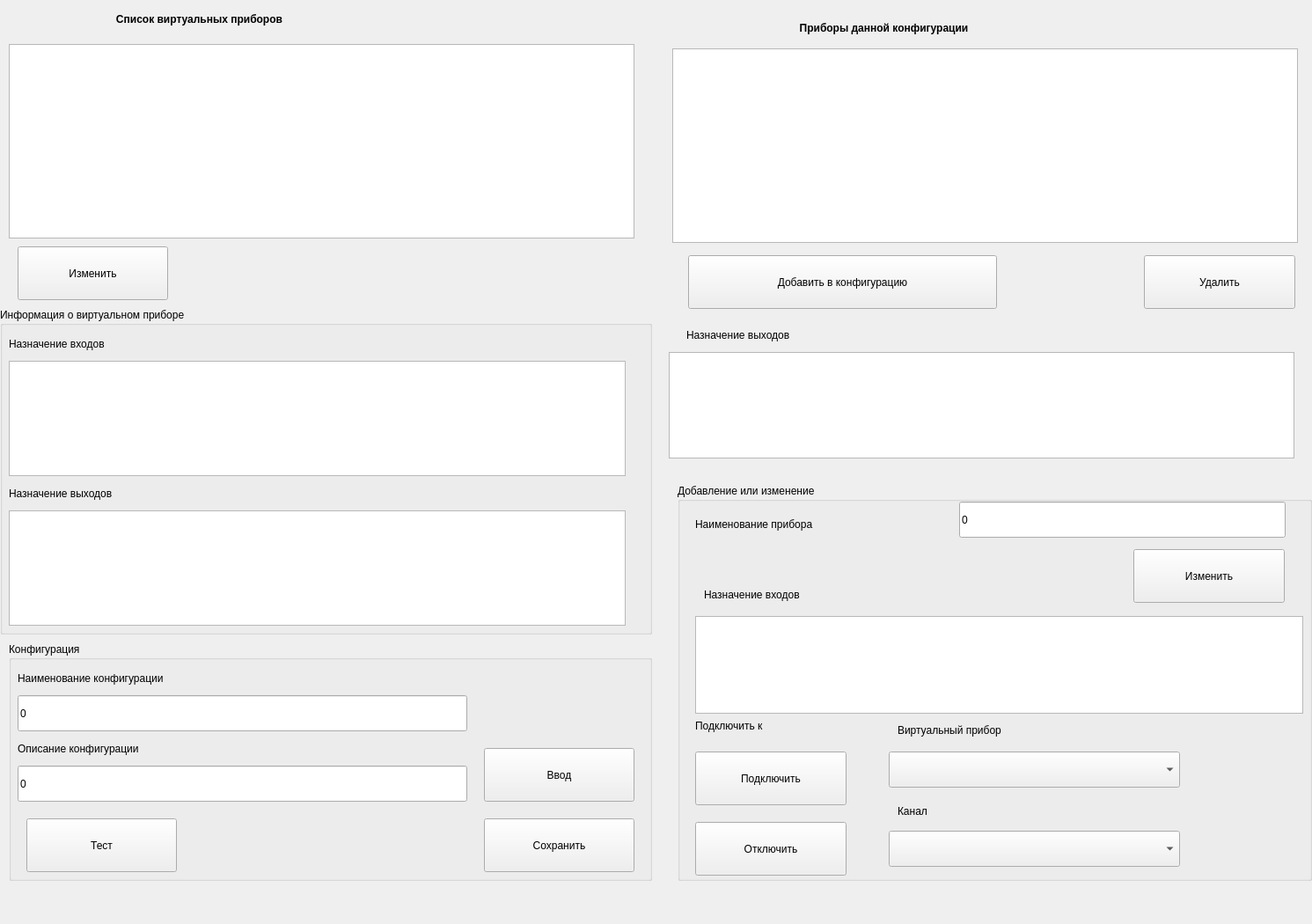
<?xml version="1.0" encoding="UTF-8"?>
<ui version="4.0">
 <class>fmCreateConfig</class>
 <widget class="QMainWindow" name="fmCreateConfig">
  <property name="geometry">
   <rect>
    <x>0</x>
    <y>0</y>
    <width>1491</width>
    <height>1050</height>
   </rect>
  </property>
  <property name="sizePolicy">
   <sizepolicy hsizetype="Expanding" vsizetype="Expanding">
    <horstretch>0</horstretch>
    <verstretch>0</verstretch>
   </sizepolicy>
  </property>
  <property name="minimumSize">
   <size>
    <width>750</width>
    <height>680</height>
   </size>
  </property>
  <property name="sizeIncrement">
   <size>
    <width>1</width>
    <height>1</height>
   </size>
  </property>
  <property name="windowTitle">
   <string>Изменение конфигурации</string>
  </property>
  <property name="documentMode">
   <bool>true</bool>
  </property>
  <widget class="QWidget" name="centralwidget">
   <widget class="QGroupBox" name="groupBox_4">
    <property name="geometry">
     <rect>
      <x>0</x>
      <y>350</y>
      <width>741</width>
      <height>371</height>
     </rect>
    </property>
    <property name="title">
     <string>Информация о виртуальном приборе</string>
    </property>
    <widget class="QListWidget" name="lwVPIn">
     <property name="geometry">
      <rect>
       <x>10</x>
       <y>60</y>
       <width>701</width>
       <height>131</height>
      </rect>
     </property>
    </widget>
    <widget class="QListWidget" name="lwVPOut">
     <property name="geometry">
      <rect>
       <x>10</x>
       <y>230</y>
       <width>701</width>
       <height>131</height>
      </rect>
     </property>
    </widget>
    <widget class="QLabel" name="lbl1_13">
     <property name="geometry">
      <rect>
       <x>10</x>
       <y>200</y>
       <width>251</width>
       <height>21</height>
      </rect>
     </property>
     <property name="font">
      <font>
       <pointsize>9</pointsize>
      </font>
     </property>
     <property name="lineWidth">
      <number>-5</number>
     </property>
     <property name="text">
      <string>Назначение выходов</string>
     </property>
    </widget>
    <widget class="QLabel" name="lbl1_12">
     <property name="geometry">
      <rect>
       <x>10</x>
       <y>30</y>
       <width>241</width>
       <height>21</height>
      </rect>
     </property>
     <property name="font">
      <font>
       <pointsize>9</pointsize>
      </font>
     </property>
     <property name="lineWidth">
      <number>-5</number>
     </property>
     <property name="text">
      <string>Назначение входов</string>
     </property>
    </widget>
    <zorder>lwVPIn</zorder>
    <zorder>lbl1_13</zorder>
    <zorder>lwVPOut</zorder>
    <zorder>lbl1_12</zorder>
   </widget>
   <widget class="QLabel" name="label">
    <property name="geometry">
     <rect>
      <x>11</x>
      <y>11</y>
      <width>431</width>
      <height>21</height>
     </rect>
    </property>
    <property name="sizePolicy">
     <sizepolicy hsizetype="Preferred" vsizetype="Fixed">
      <horstretch>0</horstretch>
      <verstretch>0</verstretch>
     </sizepolicy>
    </property>
    <property name="font">
     <font>
      <pointsize>9</pointsize>
      <weight>75</weight>
      <bold>true</bold>
     </font>
    </property>
    <property name="text">
     <string>Список виртуальных приборов</string>
    </property>
    <property name="alignment">
     <set>Qt::AlignCenter</set>
    </property>
   </widget>
   <widget class="QListWidget" name="lwVP">
    <property name="geometry">
     <rect>
      <x>10</x>
      <y>50</y>
      <width>711</width>
      <height>221</height>
     </rect>
    </property>
    <property name="sizePolicy">
     <sizepolicy hsizetype="Expanding" vsizetype="Minimum">
      <horstretch>0</horstretch>
      <verstretch>0</verstretch>
     </sizepolicy>
    </property>
    <property name="font">
     <font>
      <pointsize>12</pointsize>
     </font>
    </property>
    <property name="selectionMode">
     <enum>QAbstractItemView::SingleSelection</enum>
    </property>
   </widget>
   <widget class="QToolButton" name="tbChangeVPList">
    <property name="geometry">
     <rect>
      <x>20</x>
      <y>280</y>
      <width>171</width>
      <height>61</height>
     </rect>
    </property>
    <property name="font">
     <font>
      <pointsize>9</pointsize>
     </font>
    </property>
    <property name="text">
     <string>Изменить</string>
    </property>
    <property name="toolButtonStyle">
     <enum>Qt::ToolButtonTextOnly</enum>
    </property>
    <property name="arrowType">
     <enum>Qt::NoArrow</enum>
    </property>
   </widget>
   <widget class="QGroupBox" name="groupBox_3">
    <property name="geometry">
     <rect>
      <x>10</x>
      <y>730</y>
      <width>731</width>
      <height>271</height>
     </rect>
    </property>
    <property name="title">
     <string>Конфигурация</string>
    </property>
    <widget class="QLineEdit" name="leConfName">
     <property name="geometry">
      <rect>
       <x>10</x>
       <y>60</y>
       <width>511</width>
       <height>41</height>
      </rect>
     </property>
     <property name="font">
      <font>
       <pointsize>9</pointsize>
      </font>
     </property>
     <property name="text">
      <string>0</string>
     </property>
    </widget>
    <widget class="QLabel" name="lbl1_8">
     <property name="geometry">
      <rect>
       <x>10</x>
       <y>30</y>
       <width>371</width>
       <height>21</height>
      </rect>
     </property>
     <property name="font">
      <font>
       <pointsize>9</pointsize>
      </font>
     </property>
     <property name="lineWidth">
      <number>-5</number>
     </property>
     <property name="text">
      <string>Наименование конфигурации</string>
     </property>
    </widget>
    <widget class="QLabel" name="lbl1_11">
     <property name="geometry">
      <rect>
       <x>10</x>
       <y>110</y>
       <width>351</width>
       <height>21</height>
      </rect>
     </property>
     <property name="font">
      <font>
       <pointsize>9</pointsize>
      </font>
     </property>
     <property name="lineWidth">
      <number>-5</number>
     </property>
     <property name="text">
      <string>Описание конфигурации</string>
     </property>
    </widget>
    <widget class="QLineEdit" name="leConfDescr">
     <property name="geometry">
      <rect>
       <x>10</x>
       <y>140</y>
       <width>511</width>
       <height>41</height>
      </rect>
     </property>
     <property name="font">
      <font>
       <pointsize>9</pointsize>
      </font>
     </property>
     <property name="text">
      <string>0</string>
     </property>
    </widget>
    <widget class="QToolButton" name="tbTest_">
     <property name="geometry">
      <rect>
       <x>20</x>
       <y>200</y>
       <width>171</width>
       <height>61</height>
      </rect>
     </property>
     <property name="font">
      <font>
       <pointsize>9</pointsize>
      </font>
     </property>
     <property name="text">
      <string>Тест</string>
     </property>
     <property name="toolButtonStyle">
      <enum>Qt::ToolButtonTextOnly</enum>
     </property>
     <property name="arrowType">
      <enum>Qt::NoArrow</enum>
     </property>
    </widget>
    <widget class="QToolButton" name="tbSaveConfig">
     <property name="geometry">
      <rect>
       <x>540</x>
       <y>200</y>
       <width>171</width>
       <height>61</height>
      </rect>
     </property>
     <property name="font">
      <font>
       <pointsize>9</pointsize>
      </font>
     </property>
     <property name="text">
      <string>Сохранить</string>
     </property>
     <property name="toolButtonStyle">
      <enum>Qt::ToolButtonTextOnly</enum>
     </property>
     <property name="arrowType">
      <enum>Qt::NoArrow</enum>
     </property>
    </widget>
    <widget class="QToolButton" name="tbConfDescr">
     <property name="geometry">
      <rect>
       <x>540</x>
       <y>120</y>
       <width>171</width>
       <height>61</height>
      </rect>
     </property>
     <property name="font">
      <font>
       <pointsize>9</pointsize>
      </font>
     </property>
     <property name="text">
      <string>Ввод</string>
     </property>
     <property name="toolButtonStyle">
      <enum>Qt::ToolButtonTextOnly</enum>
     </property>
     <property name="arrowType">
      <enum>Qt::NoArrow</enum>
     </property>
    </widget>
   </widget>
   <widget class="QListWidget" name="lwConfVPOut">
    <property name="enabled">
     <bool>true</bool>
    </property>
    <property name="geometry">
     <rect>
      <x>760</x>
      <y>400</y>
      <width>711</width>
      <height>121</height>
     </rect>
    </property>
   </widget>
   <widget class="QGroupBox" name="groupBox_2">
    <property name="geometry">
     <rect>
      <x>770</x>
      <y>550</y>
      <width>721</width>
      <height>451</height>
     </rect>
    </property>
    <property name="title">
     <string>Добавление или изменение</string>
    </property>
    <widget class="QLabel" name="lbl1_7">
     <property name="geometry">
      <rect>
       <x>20</x>
       <y>30</y>
       <width>281</width>
       <height>31</height>
      </rect>
     </property>
     <property name="font">
      <font>
       <pointsize>9</pointsize>
      </font>
     </property>
     <property name="lineWidth">
      <number>-5</number>
     </property>
     <property name="text">
      <string>Наименование прибора</string>
     </property>
    </widget>
    <widget class="QLineEdit" name="leVPName">
     <property name="geometry">
      <rect>
       <x>320</x>
       <y>20</y>
       <width>371</width>
       <height>41</height>
      </rect>
     </property>
     <property name="font">
      <font>
       <pointsize>9</pointsize>
      </font>
     </property>
     <property name="text">
      <string>0</string>
     </property>
    </widget>
    <widget class="QToolButton" name="tbChangeVPNameInConfig">
     <property name="geometry">
      <rect>
       <x>518</x>
       <y>74</y>
       <width>172</width>
       <height>61</height>
      </rect>
     </property>
     <property name="font">
      <font>
       <pointsize>9</pointsize>
      </font>
     </property>
     <property name="text">
      <string>Изменить</string>
     </property>
     <property name="toolButtonStyle">
      <enum>Qt::ToolButtonTextOnly</enum>
     </property>
     <property name="arrowType">
      <enum>Qt::NoArrow</enum>
     </property>
    </widget>
    <widget class="QLabel" name="lbl1_9">
     <property name="geometry">
      <rect>
       <x>30</x>
       <y>110</y>
       <width>241</width>
       <height>31</height>
      </rect>
     </property>
     <property name="font">
      <font>
       <pointsize>9</pointsize>
      </font>
     </property>
     <property name="lineWidth">
      <number>-5</number>
     </property>
     <property name="text">
      <string>Назначение входов</string>
     </property>
    </widget>
    <widget class="QListWidget" name="lwConfVPIn">
     <property name="geometry">
      <rect>
       <x>20</x>
       <y>150</y>
       <width>691</width>
       <height>111</height>
      </rect>
     </property>
    </widget>
    <widget class="QLabel" name="lblch_2">
     <property name="geometry">
      <rect>
       <x>20</x>
       <y>264</y>
       <width>181</width>
       <height>21</height>
      </rect>
     </property>
     <property name="font">
      <font>
       <pointsize>9</pointsize>
      </font>
     </property>
     <property name="lineWidth">
      <number>-5</number>
     </property>
     <property name="text">
      <string>Подключить к</string>
     </property>
    </widget>
    <widget class="QLabel" name="lblch_3">
     <property name="geometry">
      <rect>
       <x>250</x>
       <y>259</y>
       <width>301</width>
       <height>41</height>
      </rect>
     </property>
     <property name="font">
      <font>
       <pointsize>9</pointsize>
      </font>
     </property>
     <property name="lineWidth">
      <number>-5</number>
     </property>
     <property name="text">
      <string>Виртуальный прибор</string>
     </property>
    </widget>
    <widget class="QToolButton" name="tbChangeInConfig">
     <property name="geometry">
      <rect>
       <x>20</x>
       <y>304</y>
       <width>172</width>
       <height>61</height>
      </rect>
     </property>
     <property name="font">
      <font>
       <pointsize>9</pointsize>
      </font>
     </property>
     <property name="text">
      <string>Подключить</string>
     </property>
     <property name="toolButtonStyle">
      <enum>Qt::ToolButtonTextOnly</enum>
     </property>
     <property name="arrowType">
      <enum>Qt::NoArrow</enum>
     </property>
    </widget>
    <widget class="QComboBox" name="cb_In_2">
     <property name="geometry">
      <rect>
       <x>240</x>
       <y>304</y>
       <width>331</width>
       <height>41</height>
      </rect>
     </property>
     <property name="editable">
      <bool>false</bool>
     </property>
     <property name="currentIndex">
      <number>-1</number>
     </property>
    </widget>
    <widget class="QLabel" name="lblch_4">
     <property name="geometry">
      <rect>
       <x>250</x>
       <y>364</y>
       <width>101</width>
       <height>16</height>
      </rect>
     </property>
     <property name="font">
      <font>
       <pointsize>9</pointsize>
      </font>
     </property>
     <property name="lineWidth">
      <number>-5</number>
     </property>
     <property name="text">
      <string>Канал</string>
     </property>
    </widget>
    <widget class="QToolButton" name="tbChangeInConfig_Off">
     <property name="geometry">
      <rect>
       <x>20</x>
       <y>384</y>
       <width>172</width>
       <height>61</height>
      </rect>
     </property>
     <property name="font">
      <font>
       <pointsize>9</pointsize>
      </font>
     </property>
     <property name="text">
      <string>Отключить</string>
     </property>
     <property name="toolButtonStyle">
      <enum>Qt::ToolButtonTextOnly</enum>
     </property>
     <property name="arrowType">
      <enum>Qt::NoArrow</enum>
     </property>
    </widget>
    <widget class="QComboBox" name="cb_Ch_2">
     <property name="geometry">
      <rect>
       <x>240</x>
       <y>394</y>
       <width>331</width>
       <height>41</height>
      </rect>
     </property>
     <property name="editable">
      <bool>false</bool>
     </property>
     <property name="currentIndex">
      <number>-1</number>
     </property>
    </widget>
   </widget>
   <widget class="QLabel" name="label_2">
    <property name="geometry">
     <rect>
      <x>789</x>
      <y>24</y>
      <width>431</width>
      <height>16</height>
     </rect>
    </property>
    <property name="font">
     <font>
      <pointsize>9</pointsize>
      <weight>75</weight>
      <bold>true</bold>
     </font>
    </property>
    <property name="text">
     <string>Приборы данной конфигурации</string>
    </property>
    <property name="alignment">
     <set>Qt::AlignCenter</set>
    </property>
   </widget>
   <widget class="QListWidget" name="lwConf">
    <property name="geometry">
     <rect>
      <x>764</x>
      <y>55</y>
      <width>711</width>
      <height>221</height>
     </rect>
    </property>
    <property name="sizePolicy">
     <sizepolicy hsizetype="Minimum" vsizetype="Minimum">
      <horstretch>0</horstretch>
      <verstretch>0</verstretch>
     </sizepolicy>
    </property>
    <property name="font">
     <font>
      <pointsize>12</pointsize>
     </font>
    </property>
   </widget>
   <widget class="QToolButton" name="tbAddToConfig">
    <property name="geometry">
     <rect>
      <x>782</x>
      <y>290</y>
      <width>351</width>
      <height>61</height>
     </rect>
    </property>
    <property name="sizePolicy">
     <sizepolicy hsizetype="Fixed" vsizetype="Fixed">
      <horstretch>0</horstretch>
      <verstretch>0</verstretch>
     </sizepolicy>
    </property>
    <property name="font">
     <font>
      <pointsize>9</pointsize>
     </font>
    </property>
    <property name="text">
     <string>Добавить в конфигурацию</string>
    </property>
    <property name="toolButtonStyle">
     <enum>Qt::ToolButtonTextOnly</enum>
    </property>
    <property name="arrowType">
     <enum>Qt::NoArrow</enum>
    </property>
   </widget>
   <widget class="QToolButton" name="tbDelFromConfig">
    <property name="geometry">
     <rect>
      <x>1300</x>
      <y>290</y>
      <width>172</width>
      <height>61</height>
     </rect>
    </property>
    <property name="font">
     <font>
      <pointsize>9</pointsize>
     </font>
    </property>
    <property name="text">
     <string>Удалить</string>
    </property>
    <property name="toolButtonStyle">
     <enum>Qt::ToolButtonTextOnly</enum>
    </property>
    <property name="arrowType">
     <enum>Qt::NoArrow</enum>
    </property>
   </widget>
   <widget class="QLabel" name="lbl1_10">
    <property name="geometry">
     <rect>
      <x>780</x>
      <y>370</y>
      <width>291</width>
      <height>21</height>
     </rect>
    </property>
    <property name="font">
     <font>
      <pointsize>9</pointsize>
     </font>
    </property>
    <property name="lineWidth">
     <number>-5</number>
    </property>
    <property name="text">
     <string>Назначение выходов</string>
    </property>
   </widget>
  </widget>
  <widget class="QMenuBar" name="menubar">
   <property name="geometry">
    <rect>
     <x>0</x>
     <y>0</y>
     <width>1491</width>
     <height>38</height>
    </rect>
   </property>
  </widget>
 </widget>
 <resources/>
 <connections/>
</ui>
